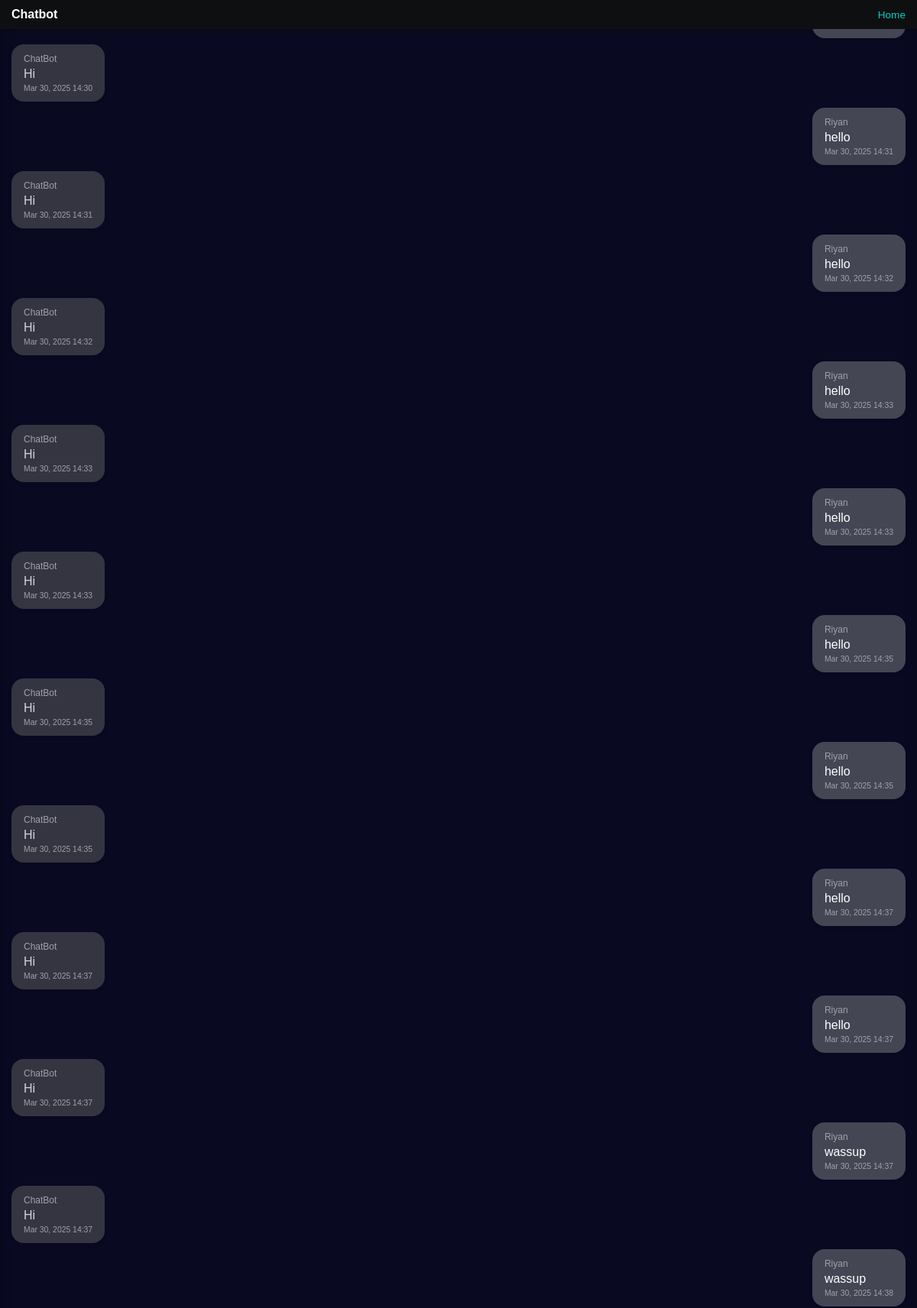
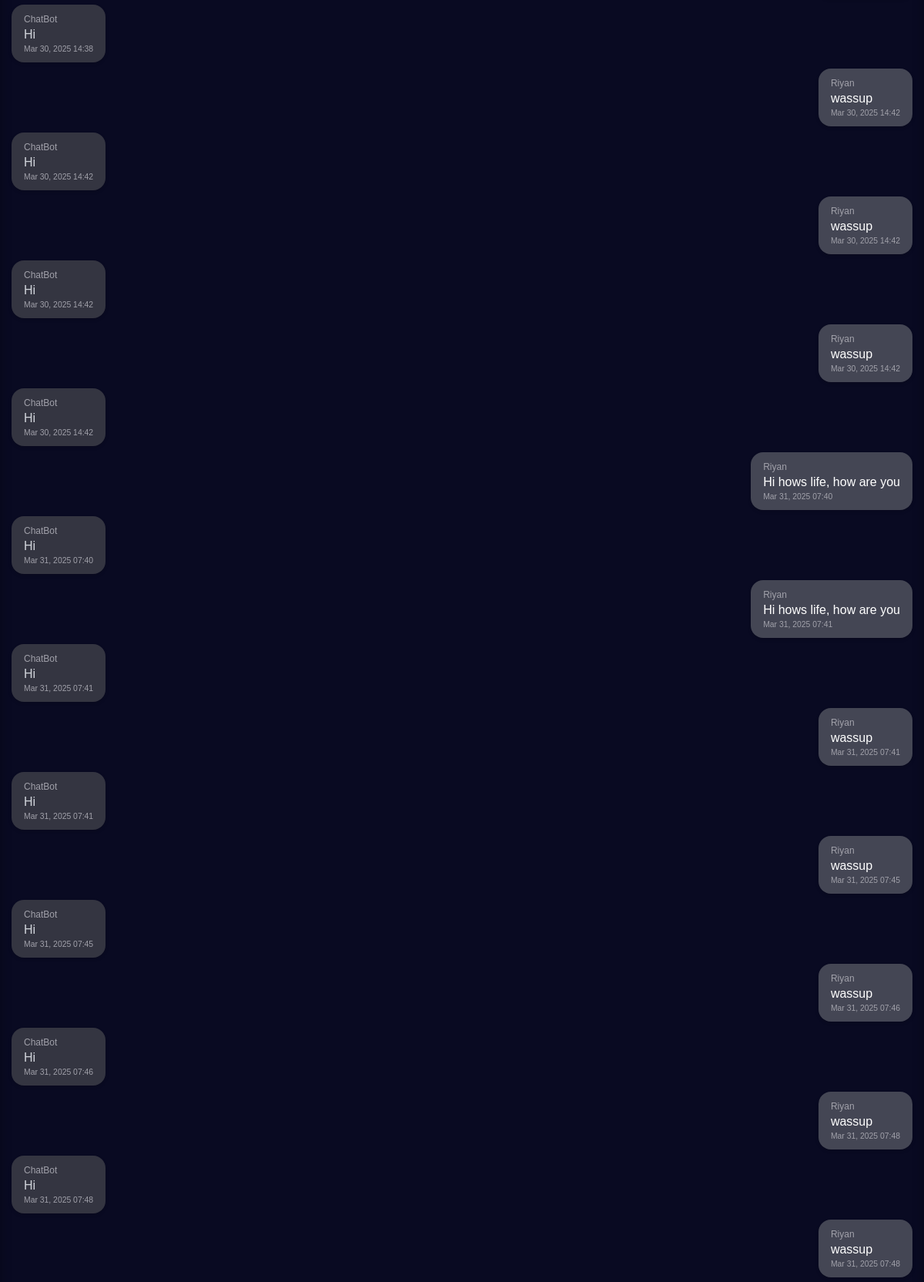
The page /chatbot/ (signed in, upper part) on the database its author committed (2 pictures, top to bottom).
### chatbot/models.py (models this page shows, shortened)
class Chat(models.Model):
    user = models.ForeignKey(User, on_delete=models.CASCADE)
    message = models.TextField(null=True)
    file = models.FileField(upload_to='uploads/', blank=True, null=True)
    response = models.TextField()
    created_at = models.DateTimeField(auto_now_add=True)

### chatbot/views.py (the view)
# urls.py: path('',include('chatbot.urls')),
def chatbot(request):
    if request.method == 'POST':
        form = ChatForm(request.POST,request.FILES)
        if form.is_valid():
            chat = form.save(commit=False)
            chat.user = request.user
            extracted_text = ""
            if chat.file:
                if chat.file.name.endswith('.pdf'):
                    extracted_text = extract_text_from_pdf(chat.file)
                elif chat.file.name.endswith('.txt'):
                    extracted_text = extract_text_from_txt(chat.file)
            chat.message = ''+form.cleaned_data.get('message','').strip() + extracted_text
            response_text = "Hi"
            chat.response = response_text
            chat.save()
            return redirect('chatbot')
    else:
        form = ChatForm()
    chats = Chat.objects.filter(user=request.user).order_by('-created_at')
    return render(request, 'chatbot/chatbot.html', {'form': form, 'chats': chats})

### chatbot/templates/chatbot/chatbot.html (shortened to what this page needs)
<!DOCTYPE html>
<html lang="en">
<head>
  <link href="https://fonts.cdnfonts.com/css/product-sans" rel="stylesheet">
</head>
<body>
  <header class="chat-header">
    <h2>Chatbot</h2>
    <a href="{% url 'home' %}">Home</a>
  </header>
  <main class="chat-messages" id="chat-messages" aria-live="polite">
    {% for chat in chats %}
      {% if chat.response %}
        <div class="message bot">
          <div class="message-info">ChatBot</div>
          <div class="message-text">{{ chat.response }}</div>
          <div class="timestamp">{{ chat.created_at|date:"M j, Y H:i" }}</div>
        </div>
      {% endif %}
      <div class="message user">
        <div class="message-info">{{ chat.user.username }}</div>
        <div class="message-text">{{ chat.message }}</div>
        <div class="timestamp">{{ chat.created_at|date:"M j, Y H:i" }}</div>
      </div>
    {% endfor %}
  </main>
</body>
</html>

### chatbot/templates/chatbot/chatbot.html (style rules this page uses)
* { margin: 0; padding: 0; box-sizing: border-box; }
body { font-family: 'Product Sans', sans-serif; background: #050a30; color: #e0e0e0; display: flex; flex-direction: column; height: 100vh; }
.chat-header { background: rgba(15, 15, 15, 0.95); color: white; padding: 10px 15px; display: flex; justify-content: space-between; align-items: center; box-shadow: 0 4px 10px rgba(0, 0, 0, 0.3); }
.chat-header h2 { font-size: 1rem; }
.chat-header a { text-decoration: none; color: #00cfc8; font-size: 0.85rem; display: inline-block; transition: color 0.3s ease-in-out, transform 0.2s ease-in-out; }
main.chat-messages { flex-grow: 1; overflow-y: auto; padding: 15px; display: flex; flex-direction: column-reverse; background: rgba(10, 10, 30, 0.8); box-shadow: inset 0 0 15px rgba(0, 0, 0, 0.3); scroll-behavior: smooth; }
.message.user { align-self: flex-end; background: #444654; color: #ffffff; }
.message.bot { align-self: flex-start; background: #343541; color: #D1D5DB; }

### rows shown on the page
Chat: user.username "Riyan", message "wassup", created_at "Mar 31, 2025 07:48"
Chat: response "Hi", created_at "Mar 31, 2025 07:48", user.username "Riyan", message "wassup"
Chat: response "Hi", created_at "Mar 31, 2025 07:46", user.username "Riyan", message "wassup"
Chat: response "Hi", created_at "Mar 31, 2025 07:45", user.username "Riyan", message "wassup"
Chat: response "Hi", created_at "Mar 31, 2025 07:41", user.username "Riyan", message "wassup"
Chat: response "Hi", created_at "Mar 31, 2025 07:41", user.username "Riyan", message "Hi hows life, how are you"
Chat: response "Hi", created_at "Mar 31, 2025 07:40", user.username "Riyan", message "Hi hows life, how are you"
Chat: response "Hi", created_at "Mar 30, 2025 14:42", user.username "Riyan", message "wassup"
Chat: response "Hi", created_at "Mar 30, 2025 14:42", user.username "Riyan", message "wassup"
Chat: response "Hi", created_at "Mar 30, 2025 14:42", user.username "Riyan", message "wassup"
Chat: response "Hi", created_at "Mar 30, 2025 14:38", user.username "Riyan", message "wassup"
Chat: response "Hi", created_at "Mar 30, 2025 14:37", user.username "Riyan", message "wassup"
Chat: response "Hi", created_at "Mar 30, 2025 14:37", user.username "Riyan", message "hello"
Chat: response "Hi", created_at "Mar 30, 2025 14:37", user.username "Riyan", message "hello"
Chat: response "Hi", created_at "Mar 30, 2025 14:35", user.username "Riyan", message "hello"
Chat: response "Hi", created_at "Mar 30, 2025 14:35", user.username "Riyan", message "hello"
Chat: response "Hi", created_at "Mar 30, 2025 14:33", user.username "Riyan", message "hello"
Chat: response "Hi", created_at "Mar 30, 2025 14:33", user.username "Riyan", message "hello"
Chat: response "Hi", created_at "Mar 30, 2025 14:32", user.username "Riyan", message "hello"
Chat: response "Hi", created_at "Mar 30, 2025 14:31", user.username "Riyan", message "hello"
Chat: response "Hi", created_at "Mar 30, 2025 14:30"
